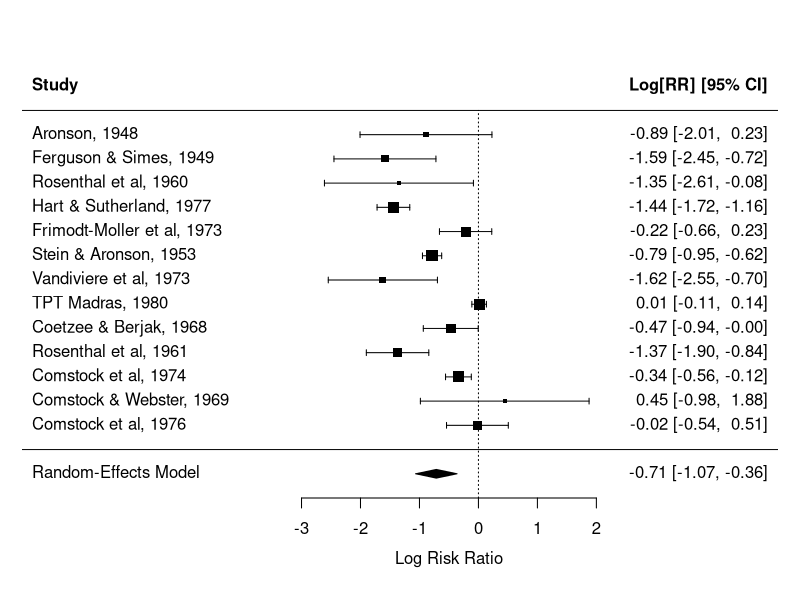
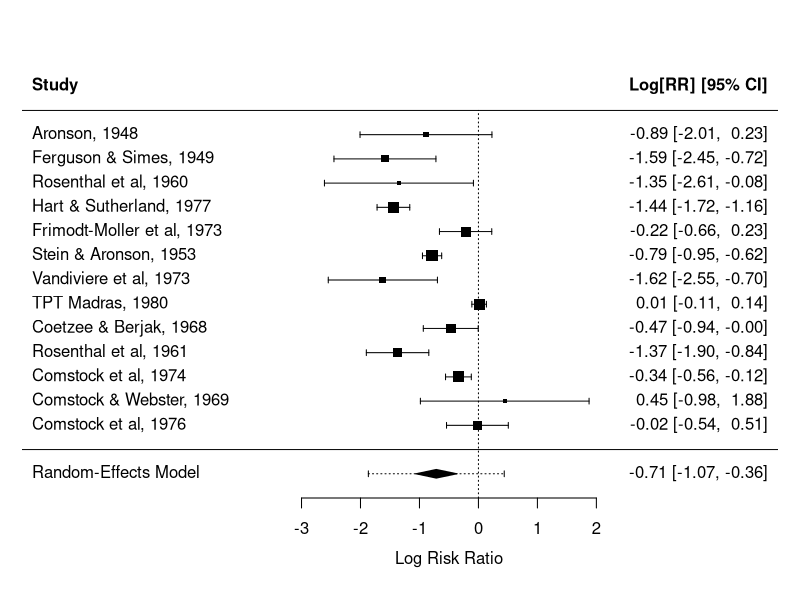
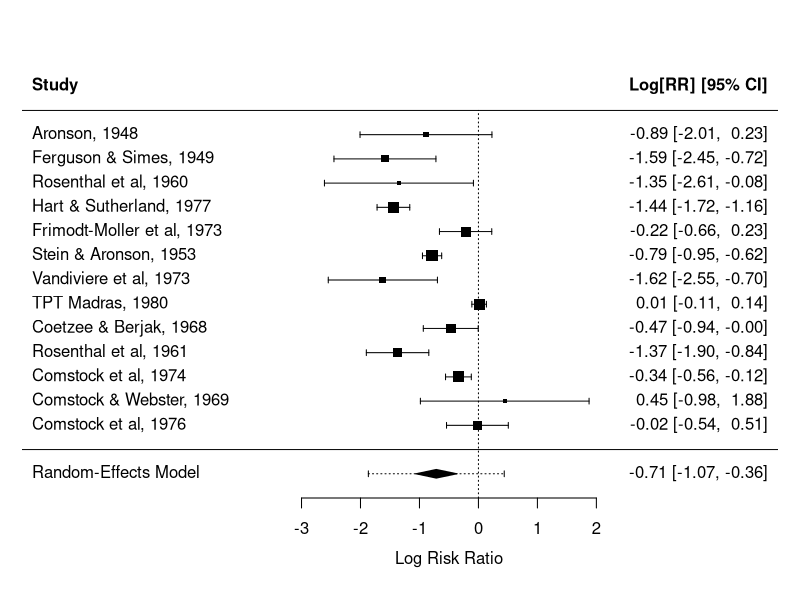
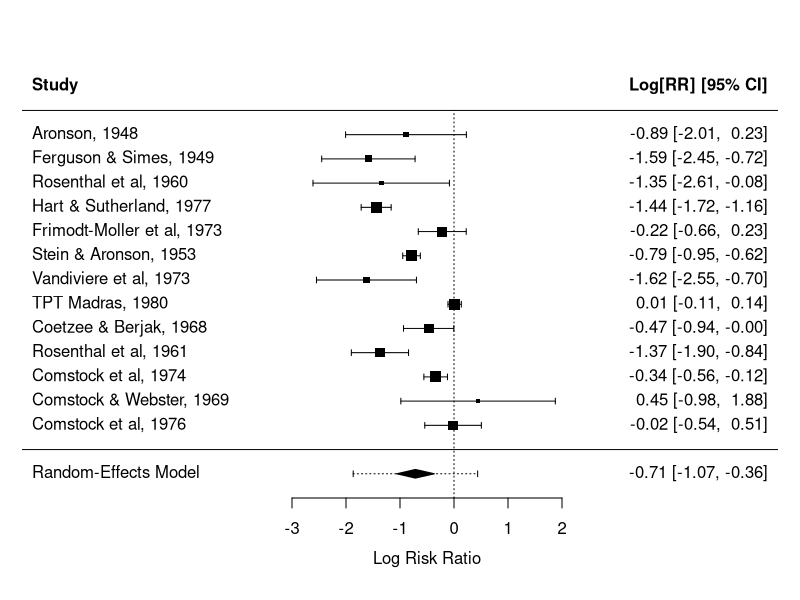
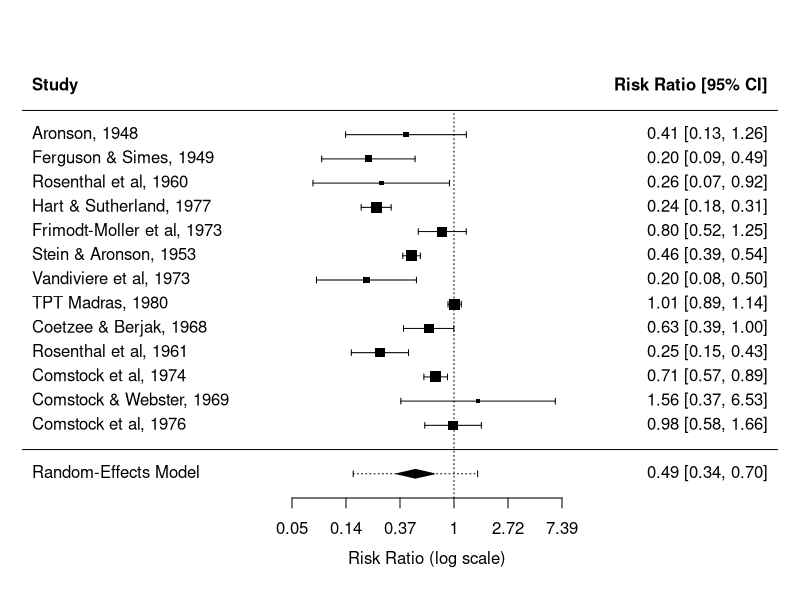
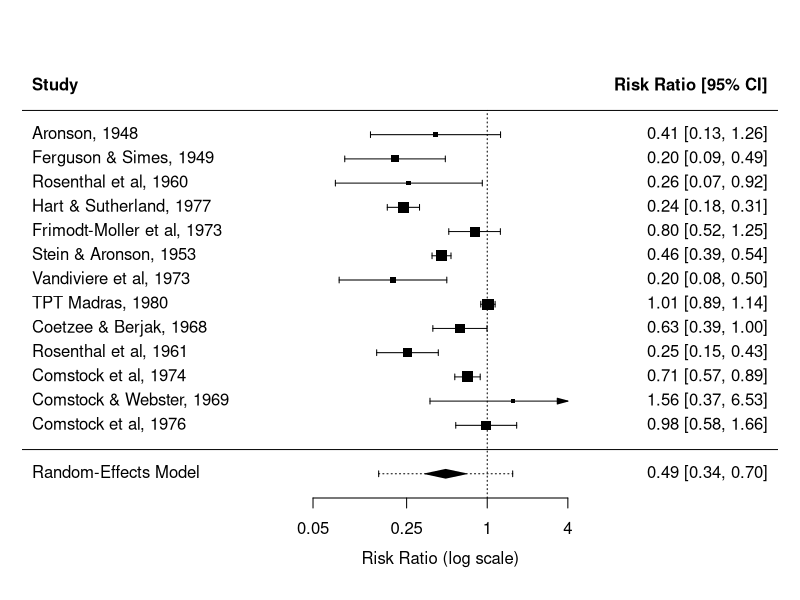
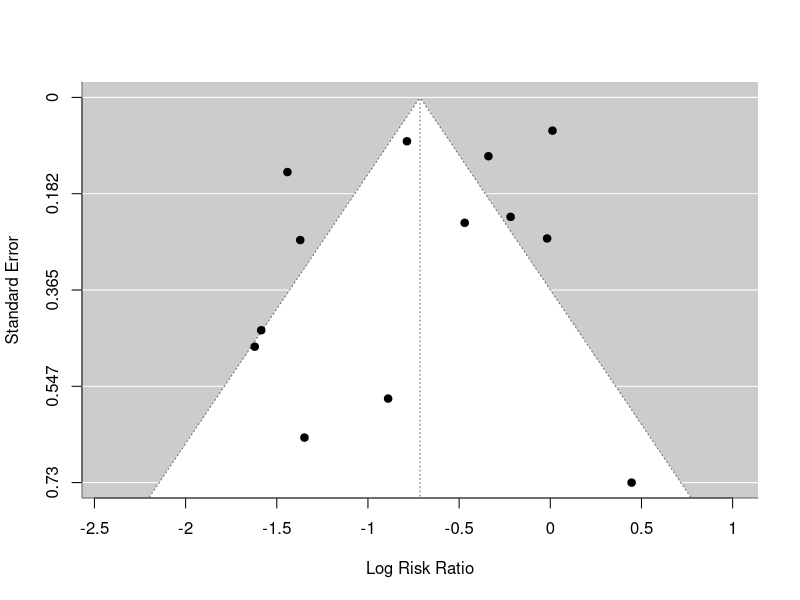
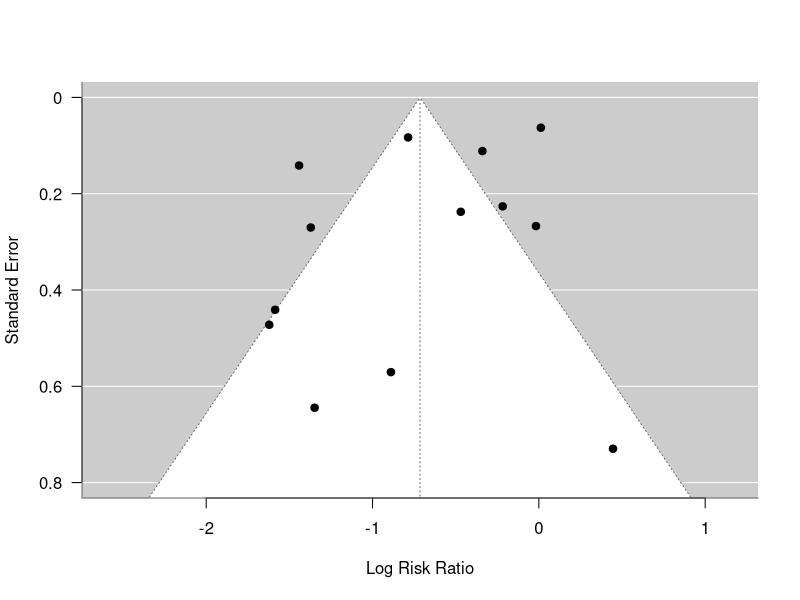

Here is the R script that generated these plots, in order: (Note: this script raises an error after producing the figures.)
# Random effects model metafor demo 

# install metafor package
# install.packages("metafor")

library(metafor)

# look at bcg vaccines against TB dataset
dat.bcg

# data are in the form of 2x2 tables:
#
#           TB+   TB-
# treated   tpos  tneg
# control   cpos  cneg

# calculate log risk ratios (RR) and corresponding sampling variances
# 4 variables as input 
# slab adds study labels which will help when we make forest plot
dat <- escalc(measure="RR", ai=tpos, bi=tneg,
                            ci=cpos, di=cneg,
              slab=paste(author, ", ", year, sep=""), data=dat.bcg)

dat # yi are the log(RR), vi the corresponding variances 
# negative yi means risk is lower in treatment group 

# random-effects model
res <- rma(yi, vi, data=dat)
# rma() is same as rma.uni(). Think random-effects model is default 
res

# tau^2 is estimate of variance in true effects (0.31)

# test for heterogeneity - p-value<0.0001 so there is significant heterogeneity between studies
# So true effectiveness of vaccine differs across studies 

# Also get estimate of average effectiveness across all studies (-0.71) and CIs

# Back-transform log risk ratio by exponentiation it to get a risk ratio
# predict pooled risk ratio and CI
predict(res, transf=exp, digits=2)
# 0.49 so on average vaccinated people have about half the risk of infection as non-vaccinated people


# Make forest plot
forest(res)
forest(res, addpred=TRUE, header=TRUE) # add header
print(forest(res, addpred=TRUE, header=TRUE)) # see default xlim axis limits for eg
forest(res, addpred=TRUE, header=TRUE, xlim=c(-8,6)) # less white space
forest(res, addpred=TRUE, header=TRUE, xlim=c(-8,6), atransf=exp) # x axis transformation 
forest(res, addpred=TRUE, header=TRUE, xlim=c(-8,5), atransf=exp, at=log(c(.05, .25, 1, 4))) # specify where to place tick marks

# funnel plot 
funnel(res) # lowest value on y axis is at top
# expect up-side-down funnel shape given little heterogeneity and no publication bias
funnel(res, ylim=c(0,.8), las=1) # specify y axis limits and tickmarks, and display them horizontally 
funnel(res, ylim=c(0,.8), las=1, digits=list(1L,1)) # to make it 0.0, not just 0 - don't drop trailing zeros.


## New dataset about vaccines against cholera
# calculate log odds ratios and corresponding sampling variances for
# the meta-analysis on the effectiveness of vaccines against cholera
dat.graves2010

dat <- escalc(measure="OR", ai=ai, n1i=n1i,
              ci=ci, n2i=n2i, data=dat.graves2010)
dat

# random-effects model
res <- rma(yi, vi, data=dat)
res
predict(res, transf=exp, digits=2) # back-transform via exponentiation

# contour-enhanced funnel plot
funnel(dat$yi, dat$vi, yaxis="seinv",
       xlim=c(-3,2), ylim=c(.00001,8), xaxs="i", yaxs="i", las=1,
       level=c(.10, .05, .01), shade=c("white", "gray55", "gray75"), # add regions to illustrate the significance of studies
       legend=TRUE, back="gray90", hlines=NULL, ylab="Precision (1/se)")


## new dataset
# meta-analysis on the risk of lung cancer in women exposed to environmental
# tobacco smoke (ETS) from their smoking spouse (yi are log odds ratios)
dat.hackshaw1998 # already has yi and vi
res <- rma(yi, vi, data=dat.hackshaw1998)
res
predict(res, transf=exp, digits=2) # women have on average a 24% higher odds of lung cancer if have smoking spouse 
funnel(res, ylim=c(0,.8), las=1, digits=list(1L,1))
# appears to be missing points on bottom left which could show publication bias

# trim and fill method to fill in these gaps - input missing studies
funnel(trimfill(res), las=1, ylim=c(0,.8), digits=list(1L,1), legend=TRUE)
trimfill(res) # slightly lower than before 


## new dataset 

# meta-analysis on the correlation between employment interview assessments performance
# and job performance (using r-to-z transformed correlation for the analysis)
dat.mcdaniel1994

dat <- escalc(measure="ZCOR", ri=ri, ni=ni, data=dat.mcdaniel1994)
res <- rma(yi, vi, data=dat)
res
predict(res, transf=transf.ztor) # back-transform
# these 2 things correlate by about 0.23. 

# Here we have lots of studies 
# outlier/influence diagnostics
par(mar=c(5,6,4,2))
plot(influence(res), cex=0.8, las=1)
# e.g. covariance ratio tells you how studies affect precision of model - here 2 studies decrease precision by 10-15%



## Go back to bcg dataset 

# Baujat plot - look at influence of studies 
# Top right = outliers and influential
# Bottom left = not outliers and not influential 
dat <- escalc(measure="RR", ai=tpos, bi=tneg, ci=cpos, di=cneg,
              slab=paste(author, ", ", year, sep=""), data=dat.bcg)
res <- rma(yi, vi, data=dat)
baujat(res, bty="l", xlim=c(0,2), ylim=c(0,.25))


# cumulative meta-analysis - looking at evolution of evidence over time
sav <- cumul(res, order=dat$year)
sav
forest(sav, xlim=c(-5,2.5), header=TRUE)
# 1st one is just 1 study, 2nd one is the 1st study plus the 2nd one and so on 



## Back to lung cancer risk dataset 
res <- rma(yi, vi, data=dat.hackshaw1998)

# radial plot/Galbraith plot
radial(res)
# x axis = precision of estimates
# y axis = z scores, significance scores 
# not widely used 


## New dataset
# meta-analysis on the effectiveness of wrist acupuncture point P6 stimulation
# for preventing postoperative nausea
# uses risk ratio 
res <- rma(measure="RR", ai=ai, n1i=n1i, ci=ci, n2i=n2i, data=dat.lee2004)
res
predict(res, transf=exp, digits=2)

# L'Abbé plot
labbe(res, transf=exp, bty="l")
# plots treated vs untreated groups
# dark line shows when risk is the same in the 2 groups 
# dashed line is the relationship we find - i.e. risk lower in treatment group



## New dataset

# meta-analysis based on 20 hypothetical trials to examine the effectiveness
# of a particular treatment/medication
dat <- escalc(measure="OR", ai=xTi, n1i=nTi, ci=xCi, n2i=nCi,
              add=1/2, to="all", data=dat.viechtbauer2021)
dat

# Specify this is a fixed effect model 
res <- rma(yi, vi, data=dat, method="FE")
res

# GOSH plot
sav <- gosh(res, subset=20000) # run meta-analysis using 20000 random subsets of the data
plot(sav, out=6, xlim=c(-0.25,1.25), breaks=100, hh=0.2)
# points represent MA result. Colour (red or blue) is based on whether study 6 is included or excluded
# Big difference between when included or not 


## Back to bcg dataset

# mixed-effects meta-regression model with absolute latitude and type of
# allocation as moderators/predictors
# latitude is continuous
# allocation is categorical 
dat.bcg
dat <- escalc(measure="RR", ai=tpos, bi=tneg, ci=cpos, di=cneg,
              slab=paste(author, ", ", year, sep=""), data=dat.bcg)
res <- rma(yi, vi, mods = ~ ablat + alloc, data=dat)
res


### reporter function
# generates an analysis report for you - uses rmarkdown 
# template for writing up results

dat <- escalc(measure="RR", ai=tpos, bi=tneg, ci=cpos, di=cneg,
              slab=paste(author, ", ", year, sep=""), data=dat.bcg)
res <- rma(yi, vi, data=dat)
res

reporter(res) # rmarkdown file
reporter(res, format="pdf")
reporter(res, format="word")

# make study 6 an outlier and see how it changes the analysis output
dat$yi[6] <- 2.5
res <- rma(yi, vi, data=dat)
reporter(res)

# can't do this with meta-regression
